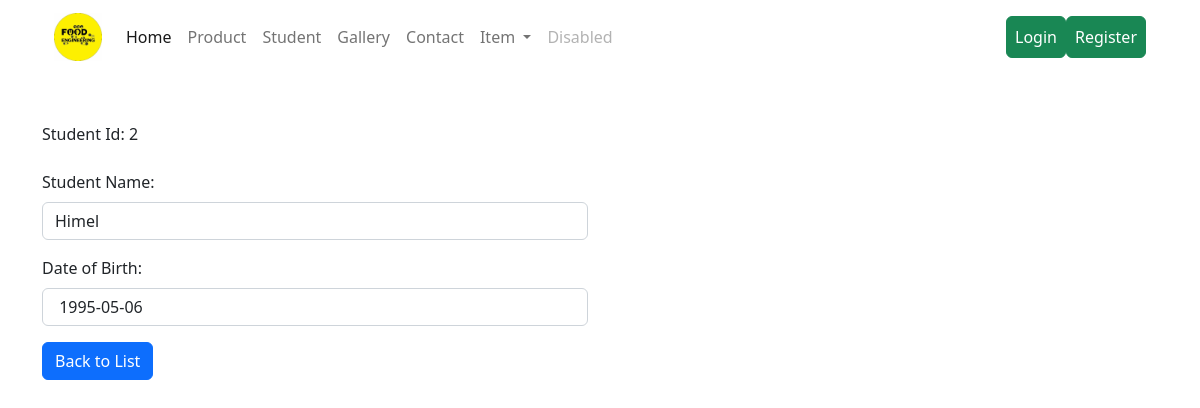
Screenshot of /studentApp/detail_student/2/ with the database file from the repository.
### studentApp/models.py (models this page shows, shortened)
class Student(models.Model):
    name = models.CharField("Student Name",max_length=100)
    email = models.EmailField("Email Address",max_length=255, null=True, blank=True)
    dob = models.DateField("Birth Date", default=timezone.now, blank=True,help_text="Format:yyyy-mm-dd")

### studentApp/views.py (the view)
# urls.py: path('detail_student/<int:pk>/', views.StudentDetailView.as_view(), name='detail_student'),
class StudentDetailView(DetailView):
    model = Student
    template_name = "studentApp/detailStudent.html"

### templates/studentApp/detailStudent.html (shortened to what this page needs)
{% extends 'base.html' %}
{% block content %}
    <div class="row">
        <div class="col">
            <div>
                <form action="" method="POST" enctype="multipart/form-data">
                    <div class="mb-3">
                        <label for="formGroupExampleInput" class="form-label">Student Id:</label>
                        {{ object.id }}
                      </div>
                      <div class="mb-3">
                        <label for="formGroupExampleInput2" class="form-label">Student Name:</label>
                        <input type="text" class="form-control" id="formGroupExampleInput2" value="{{ object.name }} ">
                      </div>
                      <div class="mb-3">
                        <label for="formGroupExampleInput2" class="form-label">Date of Birth:</label>
                        <input type="text" class="form-control" id="formGroupExampleInput2" value=" {{ object.dob|date:'Y-m-d' }} ">
                      </div>
                    <a href="{% url 'list_student' %}" class="btn btn-primary"> Back to List </a>
                </form>
            </div>
        </div>
        <div class="col">
        </div>
    </div>
{% endblock content %}

### rows the page displays
Student: id "2", name "Himel", dob "1995-05-06"
